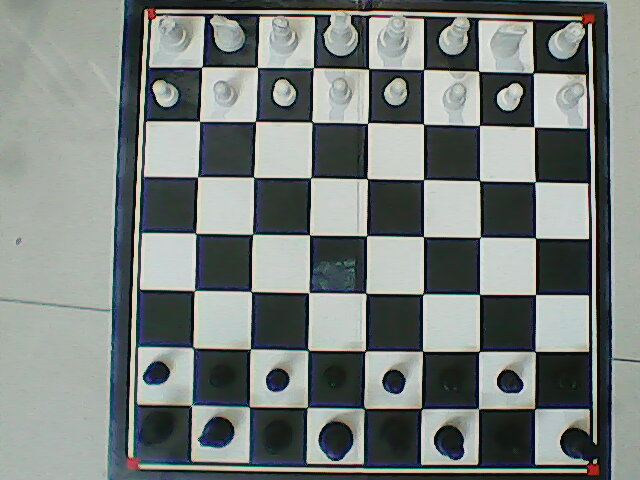
#> input picture Chess Game For School/Move Detection/Old_Images/img1.png, 640 x 480 px, found by its file name
$ python image_diff.py   (older library calls are emulated)
#> lines starting #> are read from the running program, lines starting #| are printed output that depends on the picture; after the words box and inside, x2 and y2 are one past the last pixel; in counts of white or black regions, pixels touching at a corner belong together; long printed decimals are rounded
from skimage.metrics import structural_similarity as compare_ssim
import argparse
import imutils
import cv2
import numpy as np
from shapely.geometry import Point
from shapely.geometry.polygon import Polygon
import math


################### HELP FUNCTIONS ######################

def find_corners(image):
    corners = []

    boundaries = [
        ([20, 20, 130], [120, 100, 255])
    ]

    lower = boundaries[0][0]
    upper = boundaries[0][1]

    # create NumPy arrays from the boundaries
    lower = np.array(lower, dtype = "uint8")
    upper = np.array(upper, dtype = "uint8")
    # find the colors within the specified boundaries and apply
    # the mask
    mask = cv2.inRange(image, lower, upper)
    # show the images
    contour, _ = cv2.findContours(mask, cv2.RETR_EXTERNAL, cv2.CHAIN_APPROX_SIMPLE)

    for c in contour:
        area = cv2.contourArea(c)

        if area > 3:
            x, y, w, h = cv2.boundingRect(c)
            corners.append((round(x + w/2), round(y + h/2)))
            #cv2.rectangle(image, (round(x + w/2), round(y + h/2)), (x + w, y + h), (255, 0, 0), 2)
            #cv2.drawContours(image, c, -1, (255, 0, 0), 2)

    return corners

def arrange_clockwise(pts):
    top_points = []
    bottom_points = []
    for point in pts:
        if point[1] < 200:
            top_points.append(point)
        else:
            bottom_points.append(point)

    if top_points[0][0] > top_points[1][0]:
        top_points.append(top_points[0])
        top_points.remove(top_points[0])

    if bottom_points[1][0] > bottom_points[0][0]:
        bottom_points.append(bottom_points[0])
        bottom_points.remove(bottom_points[0])

    arranged = top_points + bottom_points

    return arranged

def detect_square(pix, corners):
    # [6 lines of commented-out code are left out]
    corners = arrange_clockwise(corners)

    x = detect_column(pix, corners)
    y = detect_row(pix, corners)

    return((x, y))


def detect_column(pix, corners):
    divided_top_coordinates = divide_line_into_column([corners[0], corners[1]])
    divided_bottom_coordinates = divide_line_into_column([corners[3], corners[2]])

    point = Point(pix[0], pix[1])

    for i in range(0,8):
        A = divided_top_coordinates[i]
        B = divided_top_coordinates[i+1]
        C = divided_bottom_coordinates[i+1]
        D = divided_bottom_coordinates[i]
        polygon = Polygon([A, B, C, D])
        if polygon.contains(point):
            return i + 1

def detect_row(pix, corners):
    divided_left_coordinates = divide_line_into_row([corners[0], corners[3]])
    divided_right_coordinates = divide_line_into_row([corners[1], corners[2]])

    point = Point(pix[0], pix[1])

    for i in range(0,8):
        A = divided_left_coordinates[i]
        B = divided_right_coordinates[i]
        C = divided_right_coordinates[i+1]
        D = divided_left_coordinates[i+1]
        polygon = Polygon([A, B, C, D])
        if polygon.contains(point):
            return i + 1

def divide_line_into_row(corners):
    coordintates = []
    x1, y1 = corners[0][0], corners[0][1]
    x2, y2 = corners[1][0], corners[1][1]

    try:
        m = (y1 - y2) / (x1 - x2)
    except:
        m = 0

    c = y1 - x1 * m

    dist = round((y2 - y1)/8)

    for y in range(y1, y2, dist):
        try:
            x = round((y - c)/ m)
        except:
            x = 0
        coordintates.append((x, y))

    if len(coordintates) < 9:
        coordintates.append((x2, y2))

    return coordintates


def divide_line_into_column(corners):
    coordintates = []
    x1, y1 = corners[0][0], corners[0][1]
    x2, y2 = corners[1][0], corners[1][1]

    try:
        m = (y1 - y2) / (x1 - x2)
    except:
        m = 0

    c = y1 - x1 * m

    dist = round((x2 - x1)/8)

    for x in range(x1, x2, dist):
        y = round((m * x) + c)
        coordintates.append((x, y))

    if len(coordintates) < 9:
        coordintates.append((x2, y2))

    return coordintates

# [14 lines of commented-out code are left out]
def get_move(img1, img2):
#> called with img1 = 'img1.png', img2 = 'img2.png'
    imageA = cv2.imread(img1)
#> imageA is the input picture: shape (480, 640, 3); mean B, G, R 124.7, 127.3, 120.8
    imageB = cv2.imread(img2)
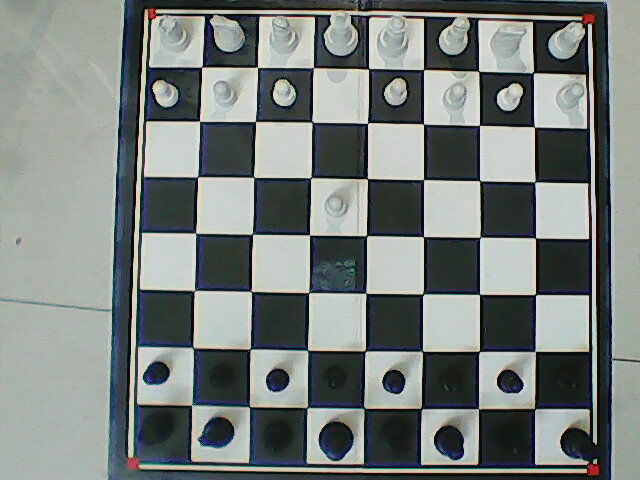
#> input picture Chess Game For School/Move Detection/Old_Images/img2.png, 640 x 480 px, found by its file name
#> imageB is the input picture: shape (480, 640, 3); mean B, G, R 124.6, 127.2, 120.8


    # convert the images to grayscale
    grayA = cv2.cvtColor(imageA, cv2.COLOR_BGR2GRAY)
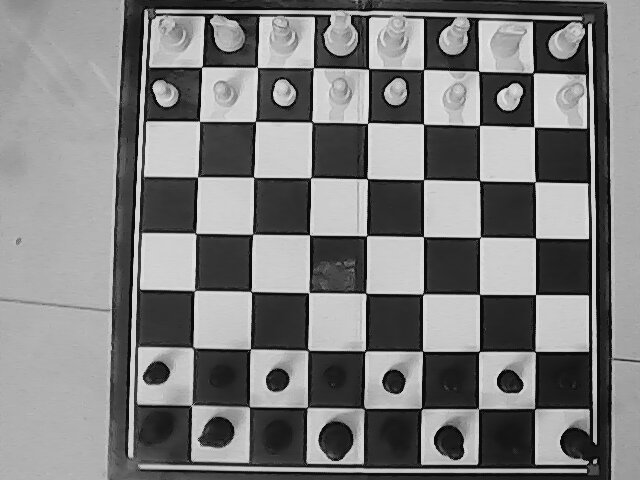
#> grayA: shape (480, 640); min 0, max 233, mean 125.1
    grayB = cv2.cvtColor(imageB, cv2.COLOR_BGR2GRAY)

    # compute the Structural Similarity Index (SSIM) between the two
    # images, ensuring that the difference image is returned
    (score, diff) = compare_ssim(grayA, grayB, full=True)
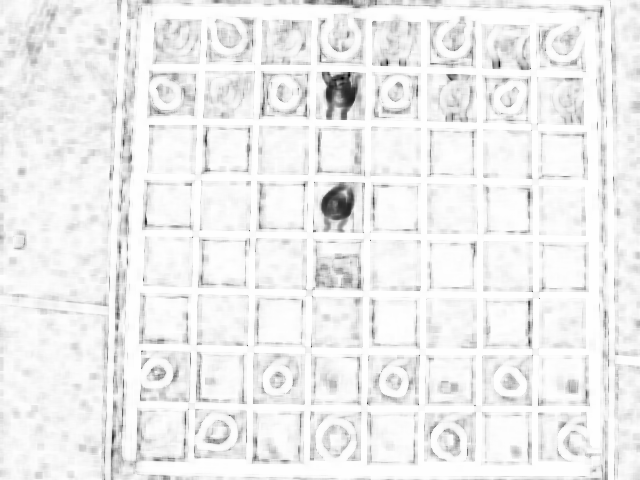
#> diff: shape (480, 640) float64; min -0.122, max 1, mean 0.93; drawn with min black and max white
#> score = 0.93
    diff = (diff * 255).astype("uint8")
    print("SSIM: {}".format(score))
#| SSIM: 0.9305

    # threshold the difference image, followed by finding contours to
    # obtain the regions of the two input images that differ
    thresh = cv2.threshold(diff, 0, 255,
        cv2.THRESH_BINARY_INV | cv2.THRESH_OTSU)[1]
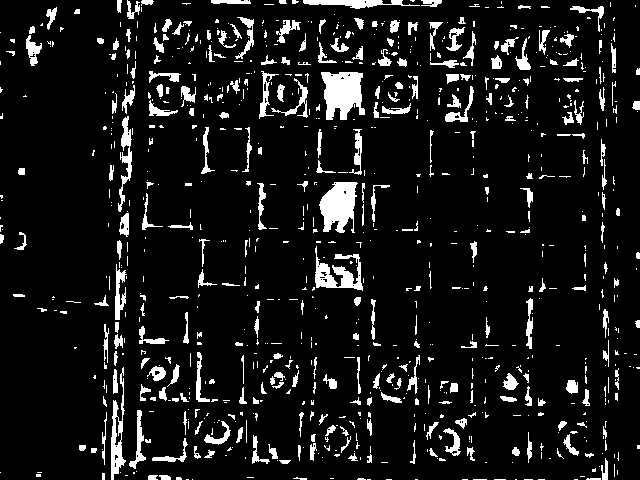
#> thresh: shape (480, 640); 9.2% white; 913 white regions (618 under 20 px)
    cnts = cv2.findContours(thresh.copy(), cv2.RETR_EXTERNAL,
        cv2.CHAIN_APPROX_SIMPLE)
#> cnts = 913 contours, 724 with area under 20; largest, box (x1, y1, x2, y2) and area: (321, 72, 365, 120) 1420, (319, 182, 358, 233) 1263, (315, 246, 363, 291) 780, (111, 367, 126, 480) 644, (303, 0, 420, 9) 421

    cnts = cnts[0] if len(cnts) == 2 else cnts[1]

    contour_sizes = [(cv2.contourArea(contour), contour) for contour in cnts]
#> contour_sizes = 913 items, first 6: (0, [[574, 479], [577, 479]]), (0, [[538, 479], [544, 479]]), (0, [[524, 479], [532, 479]]), (0, [[515, 479], [516, 479]]), (0, [[494, 479], [505, 479]]), (0, [[473, 479], [486, 479]])

    result = imageB.copy()
    # The largest contour should be the new detected difference
    if len(contour_sizes) > 0:
        largest_contour_size = max(contour_sizes, key=lambda x: x[0])
#> largest_contour_size = 2 items, first 2: 1419.5, contour of 75 points, box (x1, y1, x2, y2) (321, 72, 365, 120), area 1420
        largest_contour = max(contour_sizes, key=lambda x: x[0])[1]
#> largest_contour = contour of 75 points, box (x1, y1, x2, y2) (321, 72, 365, 120), area 1420
        contour_sizes.remove(largest_contour_size)
        x,y,w,h = cv2.boundingRect(largest_contour)
#> x = 321; y = 72; w = 44; h = 48
        pix1 = (round(x + w/2), round(y +  h/2))
#> pix1 = (343, 96)
        cv2.rectangle(result, (x, y), (x + w, y + h), (36,255,12), 2)
        cv2.rectangle(result, (pix1[0] -1, pix1[1]-1), (pix1[0] +1, pix1[1]+1), (36,255,12), 2)
#> result: shape (480, 640, 3); mean B, G, R 124.3, 127.3, 120.4

        largest_contour = max(contour_sizes, key=lambda x: x[0])[1]
#> largest_contour = contour of 93 points, box (x1, y1, x2, y2) (319, 182, 358, 233), area 1263
        x,y,w,h = cv2.boundingRect(largest_contour)
#> x = 319; y = 182; w = 39; h = 51
        pix2 = (round(x + w/2), round(y +  h/2))
#> pix2 = (338, 208)
        cv2.rectangle(result, (x, y), (x + w, y + h), (36,255,12), 2)
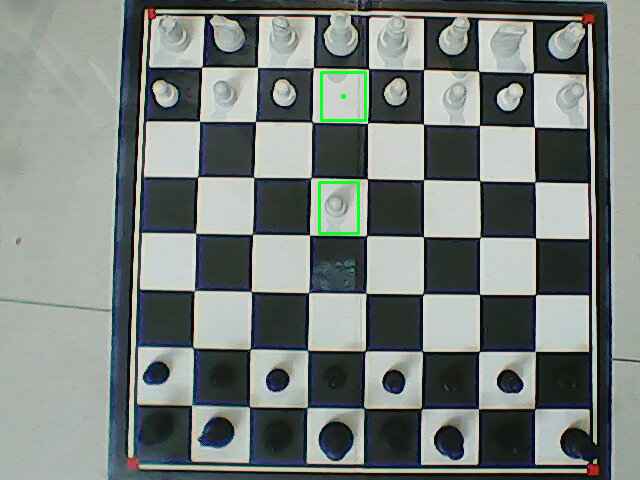
#> result: shape (480, 640, 3); mean B, G, R 124, 127.4, 120.1
        cv2.rectangle(result, (pix2[0] -1, pix2[1]-1), (pix2[0] +1, pix2[1]+1), (36,255,12), 2)
#> result: shape (480, 640, 3); 0.01% of pixels changed, all inside (x1, y1, x2, y2) = (336, 206, 341, 211)


    sq1 = detect_square(pix1, find_corners(imageA))
#> in find_corners, `mask = cv2.inRange(image, lower, upper)`:
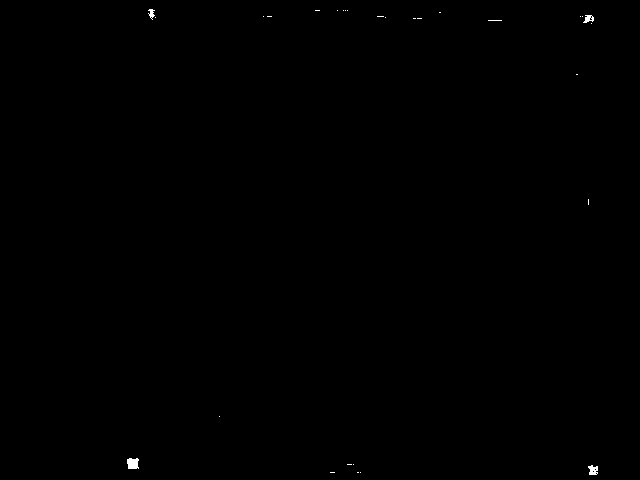
#> mask: shape (480, 640); 0.12% white; 29 white regions (25 under 20 px)
#> in find_corners, `contour, _ = cv2.findContours(mask, cv2.RETR_EXTERNAL, cv2.CHAIN_APPRO..`: contour = 29 contours, 25 with area under 20; largest, box (x1, y1, x2, y2) and area: (127, 458, 139, 469) 92, (588, 465, 598, 475) 58, (583, 15, 594, 23) 43, (148, 9, 155, 20) 27
#> the loop in find_corners, `for c in contour:` made 29 passes
#> (area, x, y, w, h) on passes 4, 7, 22, 29: (57.5, 588, 465, 10, 10), (92.5, 127, 458, 12, 11), (43, 583, 15, 11, 8), (27, 148, 9, 7, 11)
#> after the loop in find_corners, `for c in contour:`: corners = [(593, 470), (133, 464), (588, 19), (152, 14)]
#> in arrange_clockwise, `top_points = []`: top_points = []
#> the loop in arrange_clockwise, `for point in pts:` made 4 passes
#> after the loop in arrange_clockwise, `for point in pts:`: bottom_points = [(593, 470), (133, 464)]; top_points = [(588, 19), (152, 14)]
#> in arrange_clockwise, `arranged = top_points + bottom_points`: arranged = [(152, 14), (588, 19), (593, 470), (133, 464)]
#> in detect_column, `divided_top_coordinates = divide_line_into_column([corners[0], corners..`: divided_top_coordinates = [(152, 14), (206, 15), (260, 15), (314, 16), (368, 16), (422, 17), (476, 18), (530, 18), (584, 19)]
#> in detect_column, `divided_bottom_coordinates = divide_line_into_column([corners[3], corn..`: divided_bottom_coordinates = [(133, 464), (191, 465), (249, 466), (307, 466), (365, 467), (423, 468), (481, 469), (539, 469), (593, 470)]
#> the loop in detect_column, `for i in range(0,8):` made 4 passes
#> (A, B, C, D) on passes 1 to 4: ((152, 14), (206, 15), (191, 465), (133, 464)), ((206, 15), (260, 15), (249, 466), (191, 465)), ((260, 15), (314, 16), (307, 466), (249, 466)), ((314, 16), (368, 16), (365, 467), (307, 466))
#> in detect_square, `x = detect_column(pix, corners)`: x = 4
#> in detect_row, `divided_left_coordinates = divide_line_into_row([corners[0], corners[3..`: divided_left_coordinates = [(152, 14), (150, 70), (147, 126), (145, 182), (143, 238), (140, 294), (138, 350), (135, 406), (133, 462)]
#> in detect_row, `divided_right_coordinates = divide_line_into_row([corners[1], corners[..`: divided_right_coordinates = [(588, 19), (589, 75), (589, 131), (590, 187), (590, 243), (591, 299), (592, 355), (592, 411), (593, 467)]
#> the loop in detect_row, `for i in range(0,8):` made 2 passes
#> (A, B, C, D) on passes 1 to 2: ((152, 14), (588, 19), (589, 75), (150, 70)), ((150, 70), (589, 75), (589, 131), (147, 126))
#> in detect_square, `y = detect_row(pix, corners)`: y = 2
#> sq1 = (4, 2)
    sq2 = detect_square(pix2, find_corners(imageB))
#> in find_corners (call 2), `mask = cv2.inRange(image, lower, upper)`: mask: shape (480, 640); 0.11% white; 20 white regions (16 under 20 px)
#> in find_corners (call 2), `contour, _ = cv2.findContours(mask, cv2.RETR_EXTERNAL, cv2.CHAIN_APPRO..`: contour = 20 contours, 16 with area under 20; largest, box (x1, y1, x2, y2) and area: (128, 458, 139, 470) 84, (588, 465, 599, 475) 63, (583, 15, 594, 23) 41, (149, 9, 156, 19) 26
#> the loop in find_corners (call 2), `for c in contour:` made 20 passes
#> (area, x, y, w, h) on passes 2, 5, 16, 20: (63, 588, 465, 11, 10), (84.5, 128, 458, 11, 12), (41, 583, 15, 11, 8), (25.5, 149, 9, 7, 10)
#> the loop in arrange_clockwise (call 2), `for point in pts:` made 4 passes
#> point on passes 1 to 4: (594, 470), (134, 464), (588, 19), (152, 14)
#> the loop in detect_column (call 2), `for i in range(0,8):` made 4 passes
#> (A, B, C, D) on passes 1 to 4: ((152, 14), (206, 15), (192, 465), (134, 464)), ((206, 15), (260, 15), (250, 466), (192, 465)), ((260, 15), (314, 16), (308, 466), (250, 466)), ((314, 16), (368, 16), (366, 467), (308, 466))
#> the loop in detect_row (call 2), `for i in range(0,8):` made 4 passes
#> (A, B, C, D) on passes 1 to 4: ((152, 14), (588, 19), (589, 75), (150, 70)), ((150, 70), (589, 75), (589, 131), (148, 126)), ((148, 126), (589, 131), (590, 187), (145, 182)), ((145, 182), (590, 187), (591, 243), (143, 238))
#> sq2 = (4, 4)

    return(sq1, sq2)


print(get_move("img1.png", "img2.png"))
